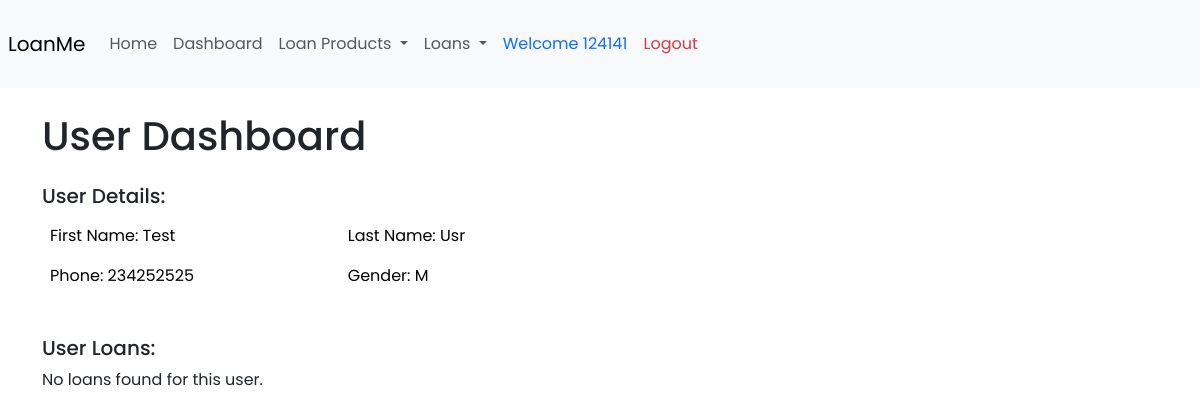
Screenshot of /dashboard/ (signed in) with the database file from the repository.
### user_details/models.py (models this page shows, shortened)
class UserDetail(models.Model):
    user_gender = [
        ('male','Male'),
        ('female','Female')
    ]
    first_name = models.CharField(max_length=20, null=True, blank=True)
    last_name = models.CharField(max_length=20, null=True, blank=True)
    phone_number = models.CharField(max_length=20, null=True, blank=True)
    gender = models.CharField(max_length=20, choices=user_gender, null=True, blank=True)
    is_admin = models.BooleanField(default=False, null=True, blank=True)
    user_id = models.ForeignKey(User, on_delete=models.CASCADE, null=True, blank=True)
    class Meta:
        db_table =  'user_details'

### loan_products/views.py (the view)
# urls.py: path('dashboard/', views.dashboard, name='dashboard'),
@login_required(login_url='/login/')
def dashboard(request):
    user_details = UserDetail.objects.get(user_id=request.user)
    loans = Loan.objects.all()
    if user_details.is_admin:
        template = 'admin_dashboard.html'
        users_count = UserDetail.objects.count()
        loan_products_count = LoanProduct.objects.count()
        loans_count = Loan.objects.count()
        total_principal = Loan.objects.aggregate(models.Sum('applied_amount'))['applied_amount__sum']
        total_interest = Loan.objects.aggregate(models.Sum('total_interest_paid'))['total_interest_paid__sum']
        context = {
            'users_count': users_count,
            'loan_products_count': loan_products_count,
            'loans_count': loans_count,
            'total_principal': total_principal,
            'total_interest': total_interest,
            'loans': loans,
        }
    else:
        loans = Loan.objects.filter(borrower=request.user)
        template = 'user_dashboard.html'
        context = {
            'user_details': user_details,
            'user_loans': loans
        }
    return render(request, template, context)

### loan_products/templates/user_dashboard.html (shortened to what this page needs)
{% extends 'layout.html' %}
{% block content %}
  <div class="row mb-3">
    <div class="col">
      <h1>User Dashboard</h1>
    </div>
  </div>
  <div class="row">
    <div class="col-md-6">
      <h5>User Details:</h5>
      <table class="table table-borderless">
        <tbody>
            <tr>
                <td>
                    First Name: {{ user_details.first_name }}
                </td>
                <td>
                    Last Name: {{ user_details.last_name }}
                </td>
            </tr>
            <tr>
                <td>Phone: {{ user_details.phone_number }} </td>
                <td>Gender: {{ user_details.gender }}</td>
            </tr>
        </tbody>
      </table>
    </div>
  </div>
  <div class="row mt-4">
    <div class="col">
      <h5>User Loans:</h5>
      {% if user_details.loans.all %}
        <ul>
          {% for loan in user_details.loans.all %}
            <li>Loan ID: {{ loan.id }} - Amount: {{ loan.applied_amount }}</li>
          {% endfor %}
        </ul>
      {% else %}
        <p>No loans found for this user.</p>
      {% endif %}
    </div>
  </div>
{% endblock %}

### loan_products/templates/layout.html (shortened to what this page needs)
<!DOCTYPE html>
<html lang="en">
<head>
    {% load bootstrap5 %}
    {% bootstrap_css %}
</head>
<body>
  <nav class="navbar navbar-expand-lg navbar-light bg-light mx-auto px-2 py-4">
    <a class="navbar-brand" href="#">LoanMe</a>
    <div class="collapse navbar-collapse w-100" id="navbarNav">
        <ul class="navbar-nav">
            <li class="nav-item active">
                <a class="nav-link"  class="nav-link text-primary" href="{% url 'home' %}">Home</a>
            </li>
            {% if user.is_authenticated %}
            <li class="nav-item">
              <a  class="nav-link " href="{% url 'dashboard' %}">Dashboard</a>
            </li>
            {% endif %}
            {% if user.is_authenticated %}
            <li class="nav-item dropdown">
                <a class="nav-link dropdown-toggle" href="#" id="navbarDropdown" role="button" data-bs-toggle="dropdown" aria-expanded="false">
                    Loan Products
                </a>
            </li>
            <li class="nav-item dropdown">
                <a class="nav-link dropdown-toggle" href="#" id="navbarDropdown" role="button" data-bs-toggle="dropdown" aria-expanded="false">
                    Loans
                </a>
            </li>
            <li class="nav-item text-primary">
                <a href="#" class="nav-link text-primary">
                    Welcome {{ request.user }}
                </a>
            </li>
            <li class="nav-item">
                <a class="nav-link text-danger" href="{% url 'logout' %}">Logout</a>
            </li>
            {% else %}
            <li class="nav-item">
                <a class="nav-link text-success" href="{% url 'login' %}">Login</a>
            </li>
            {% endif %}
        </ul>
    </div>
</nav>
<div class="container mt-4">
    {% block content %}{% endblock %}
</div>
</body>
</html>

### loan_products/templates/layout.html (style rules this page uses)
body { font-family: 'Poppins', sans-serif; }

### rows the page displays
UserDetail: first_name "Test", last_name "Usr", phone_number "234252525", gender "M"

### other values shown
{{ request.user }} "124141"
